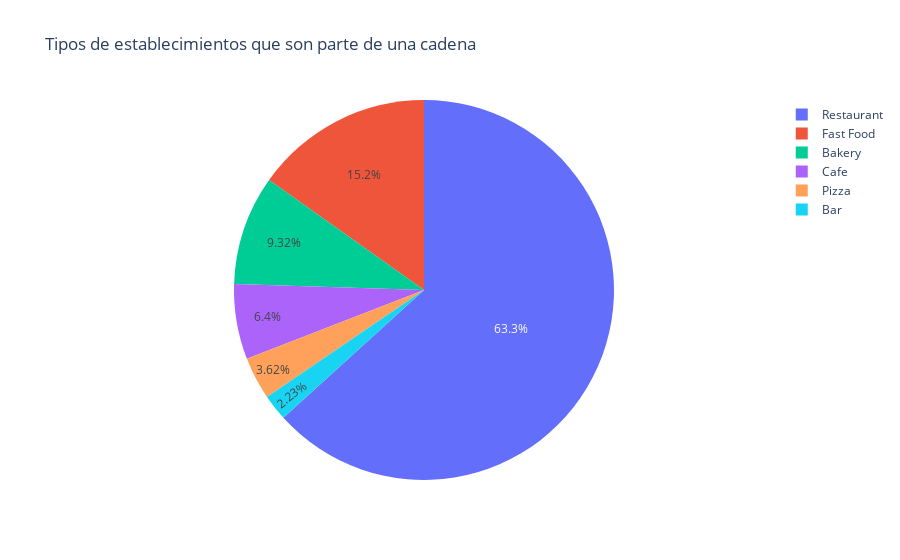

Notebook source saved alongside this figure:
### Code cell
fig = px.pie(rest_chain_by_type,names='place_type',values='number_places',title='Tipos de establecimientos que son parte de una cadena')
fig.show()

### Figure 1 — Plotly figure (JSON) as saved in the notebook; plotly's stock layout.template omitted (floating-point values rounded to 4 significant figures)
{"data": [{"domain": {"x": [0, 1], "y": [0, 1]}, "hovertemplate": "place_type=%{label}<br>number_places=%{value}<extra></extra>", "labels": ["Bakery", "Bar", "Cafe", "Fast Food", "Pizza", "Restaurant"], "legendgroup": "", "name": "", "showlegend": true, "type": "pie", "values": [255, 61, 175, 415, 99, 1730]}], "layout": {"legend": {"tracegroupgap": 0}, "title": {"text": "Tipos de establecimientos que son parte de una cadena"}}}
